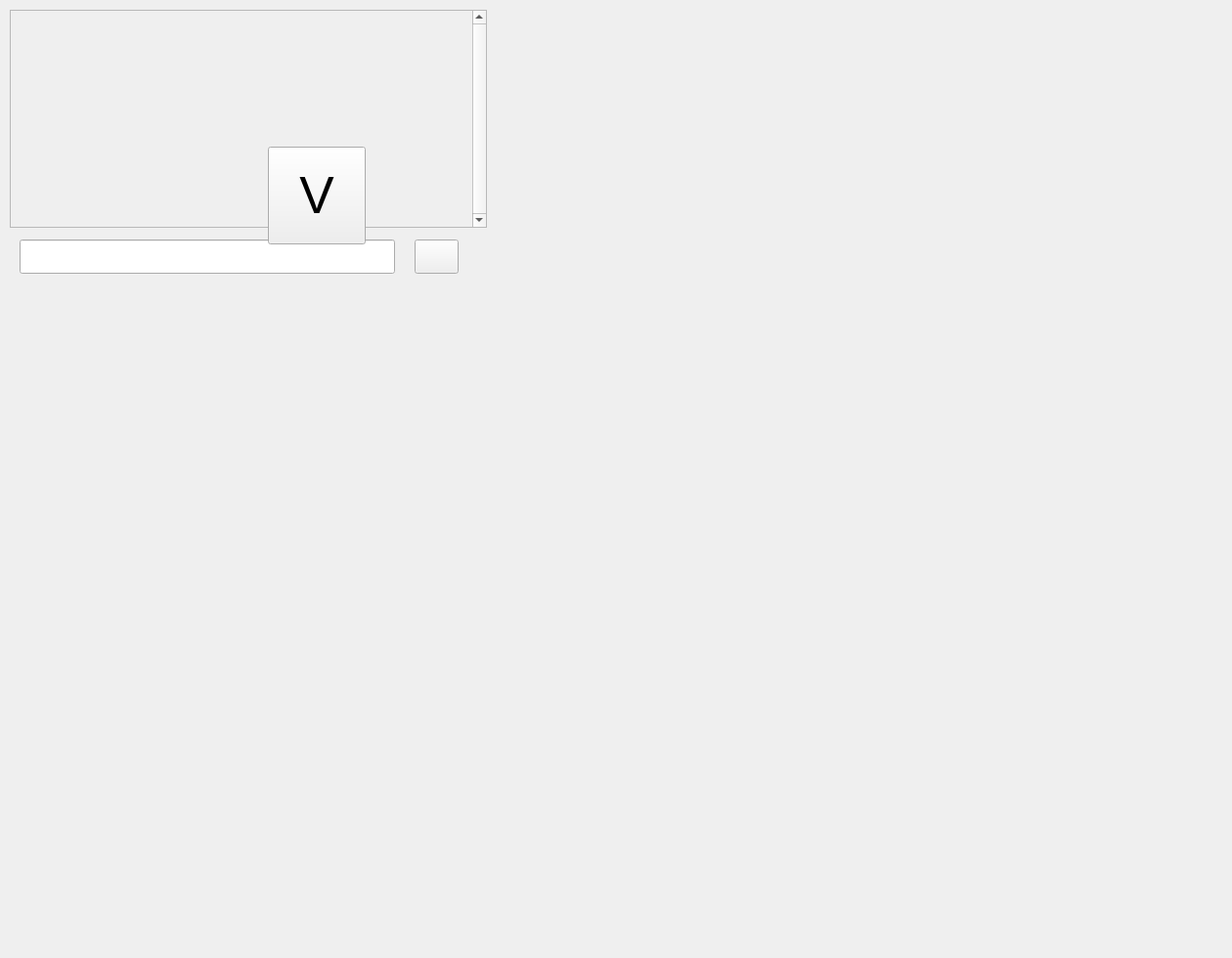
<?xml version="1.0" encoding="UTF-8"?>
<ui version="4.0">
 <class>mainUI</class>
 <widget class="QWidget" name="mainUI">
  <property name="geometry">
   <rect>
    <x>0</x>
    <y>0</y>
    <width>1260</width>
    <height>980</height>
   </rect>
  </property>
  <property name="windowTitle">
   <string>Form</string>
  </property>
  <widget class="QWidget" name="ball" native="true">
   <property name="geometry">
    <rect>
     <x>234</x>
     <y>110</y>
     <width>180</width>
     <height>180</height>
    </rect>
   </property>
   <widget class="QPushButton" name="ballButton">
    <property name="geometry">
     <rect>
      <x>40</x>
      <y>40</y>
      <width>100</width>
      <height>100</height>
     </rect>
    </property>
    <property name="font">
     <font>
      <pointsize>40</pointsize>
      <weight>50</weight>
      <italic>false</italic>
      <bold>false</bold>
     </font>
    </property>
    <property name="text">
     <string>V</string>
    </property>
   </widget>
  </widget>
  <widget class="QWidget" name="background" native="true">
   <property name="geometry">
    <rect>
     <x>10</x>
     <y>10</y>
     <width>488</width>
     <height>281</height>
    </rect>
   </property>
   <property name="styleSheet">
    <string notr="true"/>
   </property>
   <layout class="QVBoxLayout" name="bgLayout">
    <property name="spacing">
     <number>0</number>
    </property>
    <property name="sizeConstraint">
     <enum>QLayout::SetMinimumSize</enum>
    </property>
    <property name="leftMargin">
     <number>0</number>
    </property>
    <property name="topMargin">
     <number>0</number>
    </property>
    <property name="rightMargin">
     <number>0</number>
    </property>
    <property name="bottomMargin">
     <number>0</number>
    </property>
    <item>
     <widget class="QScrollArea" name="chatBoxScrollArea">
      <property name="minimumSize">
       <size>
        <width>0</width>
        <height>177</height>
       </size>
      </property>
      <property name="verticalScrollBarPolicy">
       <enum>Qt::ScrollBarAlwaysOn</enum>
      </property>
      <property name="horizontalScrollBarPolicy">
       <enum>Qt::ScrollBarAlwaysOff</enum>
      </property>
      <property name="widgetResizable">
       <bool>true</bool>
      </property>
      <widget class="QWidget" name="chatBox">
       <property name="geometry">
        <rect>
         <x>0</x>
         <y>0</y>
         <width>472</width>
         <height>221</height>
        </rect>
       </property>
      </widget>
     </widget>
    </item>
    <item>
     <widget class="QWidget" name="keyInputWidget" native="true">
      <property name="minimumSize">
       <size>
        <width>488</width>
        <height>58</height>
       </size>
      </property>
      <property name="maximumSize">
       <size>
        <width>488</width>
        <height>16777215</height>
       </size>
      </property>
      <layout class="QHBoxLayout" name="horizontalLayout_2">
       <property name="spacing">
        <number>20</number>
       </property>
       <property name="leftMargin">
        <number>10</number>
       </property>
       <property name="topMargin">
        <number>0</number>
       </property>
       <property name="rightMargin">
        <number>29</number>
       </property>
       <property name="bottomMargin">
        <number>3</number>
       </property>
       <item>
        <widget class="QLineEdit" name="keyInput">
         <property name="minimumSize">
          <size>
           <width>0</width>
           <height>35</height>
          </size>
         </property>
         <property name="maximumSize">
          <size>
           <width>16777215</width>
           <height>30</height>
          </size>
         </property>
         <property name="text">
          <string/>
         </property>
        </widget>
       </item>
       <item>
        <widget class="QPushButton" name="run">
         <property name="minimumSize">
          <size>
           <width>45</width>
           <height>35</height>
          </size>
         </property>
         <property name="maximumSize">
          <size>
           <width>45</width>
           <height>30</height>
          </size>
         </property>
         <property name="text">
          <string/>
         </property>
         <property name="icon">
          <iconset>
           <normaloff>../../../../../../home/pratik/.designer/resource/send icon.png</normaloff>../../../../../../home/pratik/.designer/resource/send icon.png</iconset>
         </property>
         <property name="checkable">
          <bool>false</bool>
         </property>
         <property name="flat">
          <bool>false</bool>
         </property>
        </widget>
       </item>
      </layout>
     </widget>
    </item>
   </layout>
  </widget>
  <widget class="QWidget" name="controlButtonPlaceholder" native="true">
   <property name="geometry">
    <rect>
     <x>80</x>
     <y>-10</y>
     <width>420</width>
     <height>420</height>
    </rect>
   </property>
  </widget>
  <zorder>background</zorder>
  <zorder>controlButtonPlaceholder</zorder>
  <zorder>ball</zorder>
 </widget>
 <resources/>
 <connections>
  <connection>
   <sender>keyInput</sender>
   <signal>returnPressed()</signal>
   <receiver>run</receiver>
   <slot>click()</slot>
   <hints>
    <hint type="sourcelabel">
     <x>371</x>
     <y>228</y>
    </hint>
    <hint type="destinationlabel">
     <x>468</x>
     <y>239</y>
    </hint>
   </hints>
  </connection>
 </connections>
</ui>
